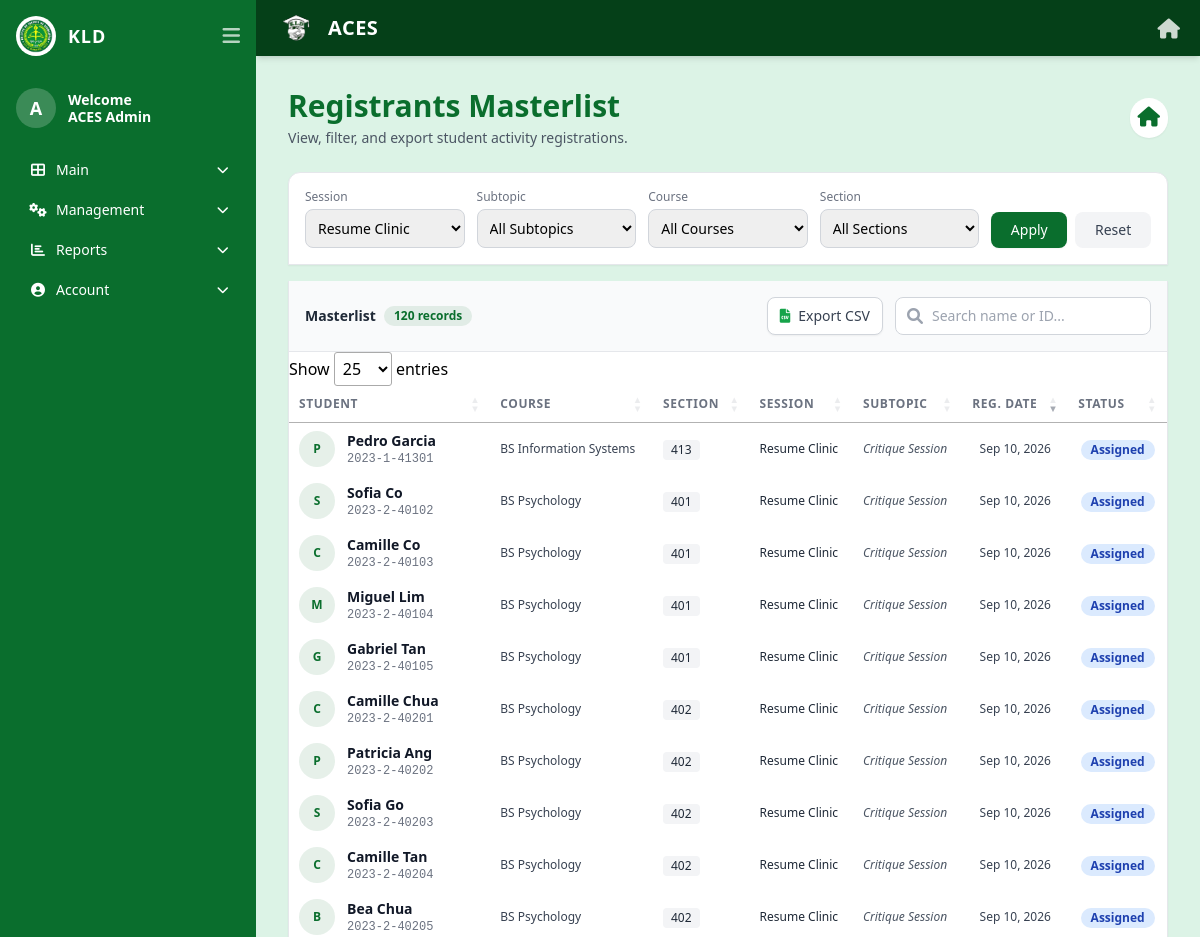
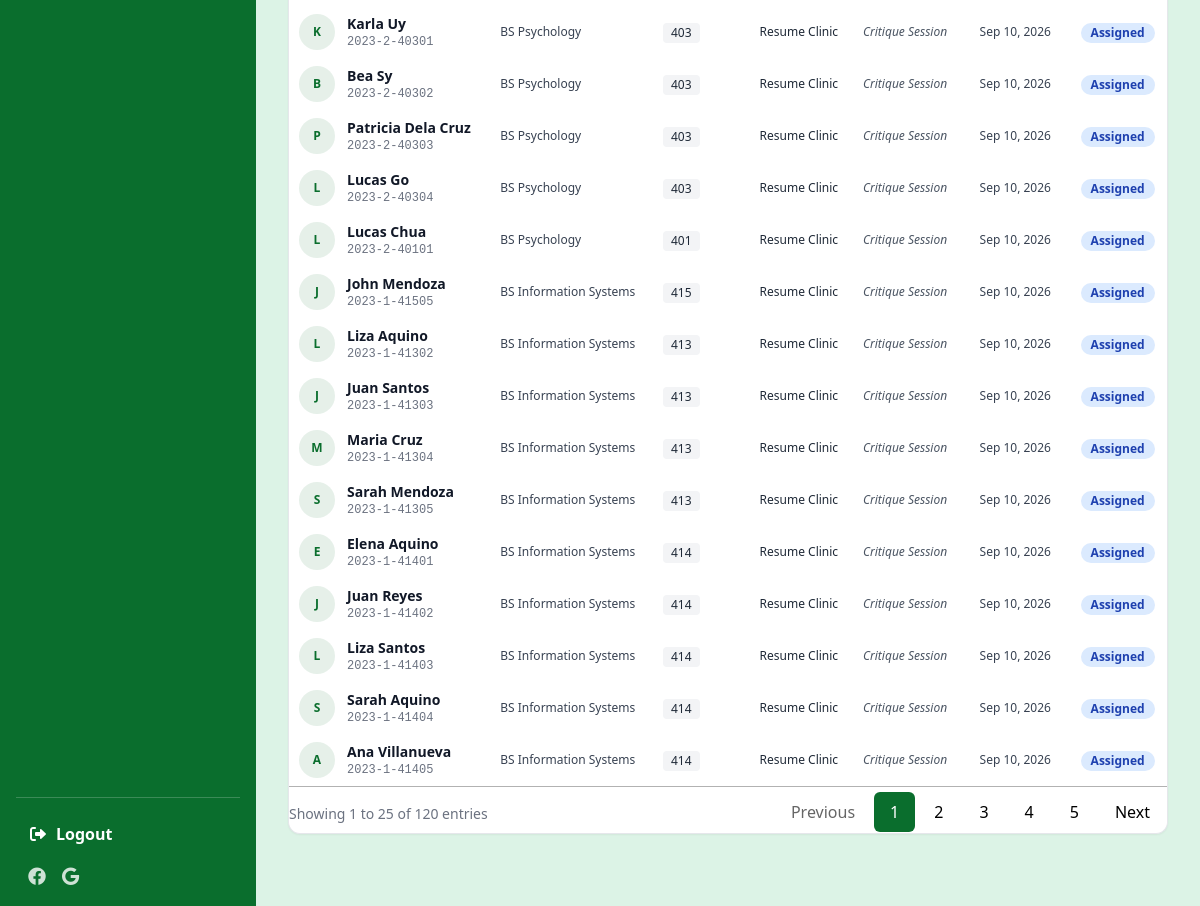
Screenshot of /staff/registrants.php?session_id=5 (signed in) with the database file from the repository (2 pictures, top to bottom).
### tables this page shows
CREATE TABLE `users` (
  `user_id` int(11) NOT NULL,
  `email` varchar(100) NOT NULL,
  `avatar` varchar(255) DEFAULT NULL,
  `password_hash` varchar(255) NOT NULL,
  `is_verified` tinyint(1) NOT NULL DEFAULT 0,
  `verification_token` varchar(64) DEFAULT NULL,
  `verification_expires` datetime DEFAULT NULL,
  `reset_token` varchar(64) DEFAULT NULL,
  `reset_expires` datetime DEFAULT NULL,
  `full_name` varchar(100) NOT NULL,
  `role` enum('student','staff') NOT NULL,
  `staff_role` varchar(50) DEFAULT NULL,
  `is_active` tinyint(1) NOT NULL DEFAULT 1,
  `created_by` int(11) DEFAULT NULL,
  `created_at` datetime DEFAULT current_timestamp(),
  `pending_email` varchar(255) DEFAULT NULL,
  `email_change_pin` varchar(6) DEFAULT NULL,
  `email_pin_expiry` datetime DEFAULT NULL
);

CREATE TABLE `registrations` (
  `registration_id` int(11) NOT NULL,
  `student_id` varchar(50) NOT NULL,
  `session_id` int(11) NOT NULL,
  `subtopic_id` int(11) NOT NULL,
  `status` enum('pending','assigned','auto_assigned') DEFAULT 'pending',
  `registration_date` datetime DEFAULT current_timestamp(),
  `is_attended` tinyint(1) DEFAULT 0
);

CREATE TABLE `students` (
  `student_id` varchar(50) NOT NULL,
  `user_id` int(11) NOT NULL,
  `section` varchar(50) NOT NULL,
  `program` varchar(100) NOT NULL,
  `middle_name` varchar(50) DEFAULT NULL,
  `suffix` varchar(10) DEFAULT NULL,
  `telephone` varchar(20) DEFAULT NULL,
  `mobile` varchar(20) DEFAULT NULL,
  `username` varchar(50) DEFAULT NULL,
  `is_deleted` tinyint(1) DEFAULT 0
);

CREATE TABLE `sessions` (
  `session_id` int(11) NOT NULL,
  `title` varchar(100) NOT NULL,
  `phase` enum('Preparation','Pre-Employment','Career Fair') NOT NULL,
  `date` date NOT NULL,
  `start_time` time NOT NULL,
  `end_time` time NOT NULL,
  `description` text DEFAULT NULL,
  `image_path` varchar(255) DEFAULT NULL,
  `created_by` int(11) NOT NULL,
  `proctor` varchar(100) DEFAULT 'TBA',
  `location` varchar(200) DEFAULT 'TBA',
  `is_deleted` tinyint(1) DEFAULT 0,
  `allow_multiple` tinyint(1) NOT NULL DEFAULT 0
);

CREATE TABLE `subtopics` (
  `subtopic_id` int(11) NOT NULL,
  `session_id` int(11) NOT NULL,
  `title` varchar(100) NOT NULL,
  `description` text DEFAULT NULL,
  `image_path` varchar(255) DEFAULT NULL,
  `capacity` int(11) DEFAULT 30,
  `deadline` datetime DEFAULT NULL,
  `subtopic_date` date DEFAULT NULL,
  `subtopic_start_time` time DEFAULT NULL,
  `subtopic_end_time` time DEFAULT NULL,
  `subtopic_proctor` varchar(100) DEFAULT NULL,
  `subtopic_location` varchar(200) DEFAULT NULL,
  `is_required` tinyint(1) DEFAULT 0,
  `required_for` text DEFAULT NULL,
  `visible_for` text DEFAULT NULL,
  `visible_courses` text DEFAULT NULL,
  `required_courses` text DEFAULT NULL,
  `is_deleted` tinyint(1) DEFAULT 0,
  `attendance_type` enum('physical','module') DEFAULT 'physical'
);

### staff/registrants.php (the view, shortened to what the rows shown need)
<?php
require_once __DIR__ . '/../includes/auth.php';
$sql = "SELECT r.registration_id, r.student_id, r.status, r.registration_date,
               u.full_name, st.program, st.section,
               sub.title as subtopic_title, sub.subtopic_id,
               sess.title as session_title, sess.session_id
        FROM registrations r
        JOIN students st ON r.student_id = st.student_id
        JOIN users u ON st.user_id = u.user_id
        JOIN subtopics sub ON r.subtopic_id = sub.subtopic_id
        JOIN sessions sess ON r.session_id = sess.session_id
        WHERE 1=1";
$params = [];
if (!empty($_GET['session_id'])) { $sql .= " AND r.session_id = ?"; $params[] = $_GET['session_id']; }
$sql .= " ORDER BY r.registration_date DESC";
$stmt = $pdo->prepare($sql);
$stmt->execute($params);
$registrants = $stmt->fetchAll();
?>
<!DOCTYPE html>
<html lang="en" class="h-full">
<head>
    <link rel="stylesheet" href="../assets/css/tailwind.css">
    <link rel="stylesheet" href="https://cdnjs.cloudflare.com/ajax/libs/font-awesome/6.0.0/css/all.min.css">
    <link rel="stylesheet" href="https://cdn.datatables.net/1.13.4/css/jquery.dataTables.min.css">
</head>
<body class="bg-[#dcf3e6] font-sans h-screen flex flex-col md:flex-row">
<?php include '../includes/staff_sidebar.php'; ?>
<div class="flex-1 flex flex-col overflow-hidden">
    <main class="flex-1 p-4 md:p-8 overflow-y-auto no-scrollbar">
        <div class="flex flex-col md:flex-row justify-between items-start md:items-center mb-6 gap-4">
            <div>
                <h1 class="text-3xl font-bold text-[#0a6e2d]">Registrants Masterlist</h1>
            </div>
        </div>
        <div class="bg-white rounded-b-xl shadow-sm border border-t-0 border-gray-200 overflow-hidden mb-10">
            <div class="overflow-x-auto">
                <table id="registrantsTable" class="min-w-full text-left text-sm whitespace-nowrap">
                    <thead class="bg-white border-b border-gray-200">
                        <tr class="text-gray-500 font-semibold uppercase tracking-wider text-xs">
                            <th class="py-4 px-6">Student</th>
                            <th class="py-4 px-4">Course</th>
                            <th class="py-4 px-4">Section</th>
                            <th class="py-4 px-4">Session</th>
                            <th class="py-4 px-4">Subtopic</th>
                            <th class="py-4 px-4 text-center">Reg. Date</th>
                            <th class="py-4 px-6 text-center">Status</th>
                        </tr>
                    </thead>
                    <tbody class="divide-y divide-gray-100 text-gray-700 bg-white">
                        <?php foreach ($registrants as $reg): ?>
                            <tr class="hover:bg-gray-50 transition-colors duration-150">
                                <td class="py-4 px-6">
                                    <div class="flex items-center gap-3">
                                        <div class="h-9 w-9 flex-shrink-0 rounded-full bg-[#0a6e2d]/10 text-[#0a6e2d] flex items-center justify-center font-bold text-xs">
                                            <?= strtoupper(substr($reg['full_name'], 0, 1)) ?>
                                        </div>
                                        <div>
                                            <div class="text-sm font-bold text-gray-900"><?= htmlspecialchars($reg['full_name']) ?></div>
                                            <div class="text-xs text-gray-500 font-mono"><?= htmlspecialchars($reg['student_id']) ?></div>
                                        </div>
                                    </div>
                                </td>
                                <td class="py-4 px-4 text-xs"><?= htmlspecialchars($reg['program']) ?></td>
                                <td class="py-4 px-4">
                                    <span class="inline-flex items-center px-2 py-0.5 rounded text-xs font-medium bg-gray-100 text-gray-800"><?= htmlspecialchars($reg['section']) ?></span>
                                </td>
                                <td class="py-4 px-4 text-xs font-medium text-gray-800"><?= htmlspecialchars($reg['session_title']) ?></td>
                                <td class="py-4 px-4 text-xs text-gray-600 italic"><?= htmlspecialchars($reg['subtopic_title']) ?></td>
                                <td class="py-4 px-4 text-center text-xs"><?= date('M d, Y', strtotime($reg['registration_date'])) ?></td>
                                <td class="py-4 px-6 text-center">
                                    <?php
                                        $statusClass = 'bg-gray-100 text-gray-800';
                                        if ($reg['status'] === 'assigned') $statusClass = 'bg-blue-100 text-blue-800';
                                        elseif ($reg['status'] === 'pending') $statusClass = 'bg-yellow-100 text-yellow-800';
                                    ?>
                                    <span class="inline-flex items-center px-2.5 py-0.5 rounded-full text-xs font-bold <?= $statusClass ?>">
                                        <?= ucfirst($reg['status']) ?>
                                    </span>
                                </td>
                            </tr>
                        <?php endforeach; ?>
                    </tbody>
                </table>
            </div>
        </div>
    </main>
</div>
</body>
</html>

### includes/staff_sidebar.php (shortened to what the rows shown need)
<aside id="staffSidebar" class="hidden md:flex w-64 bg-[#0a6e2d] text-white flex-col p-4 shrink-0 h-screen sticky top-0 transition-all duration-300 overflow-y-auto">
    <div>
        <?php
        $stmt_av = $pdo->prepare("SELECT full_name, avatar FROM users WHERE user_id = ?");
        $stmt_av->execute([$_SESSION['user_id']]);
        $sb_user = $stmt_av->fetch();
        $sb_name = $sb_user['full_name'] ?? $staff_name;
        $sb_avatar = $sb_user['avatar'] ?? null;
        ?>
        <div class="mb-6 sidebar-text flex items-center gap-3">
            <?php if (!empty($sb_avatar)): ?>
                <img src="../<?= htmlspecialchars($sb_avatar) ?>" alt="Avatar" class="h-10 w-10 rounded-full object-cover border-2 border-white/30 shadow-sm shrink-0">
            <?php else: ?>
                <div class="h-10 w-10 rounded-full bg-white/20 text-white flex items-center justify-center font-bold text-lg border-2 border-white/30 shrink-0">
                    <?= strtoupper(substr($sb_name, 0, 1)) ?>
                </div>
            <?php endif; ?>
            <div class="min-w-0">
                <h2 class="text-sm font-bold leading-tight">Welcome<br><?= htmlspecialchars($sb_name) ?></h2>
            </div>
        </div>
    </div>
</aside>

### rows the page displays
users: full_name "A", full_name "ACES Admin"
registrations: users.full_name "P", users.full_name "Pedro Garcia", student "2023-1-41301", student.program "BS Information Systems", student.section "413", session.title "Resume Clinic", subtopic.title "Critique Session", registration_date "Sep 10, 2026", status "Assigned"
registrations: users.full_name "S", users.full_name "Sofia Co", student "2023-2-40102", student.program "BS Psychology", student.section "401", session.title "Resume Clinic", subtopic.title "Critique Session", registration_date "Sep 10, 2026", status "Assigned"
registrations: users.full_name "C", users.full_name "Camille Co", student "2023-2-40103", student.program "BS Psychology", student.section "401", session.title "Resume Clinic", subtopic.title "Critique Session", registration_date "Sep 10, 2026", status "Assigned"
registrations: users.full_name "M", users.full_name "Miguel Lim", student "2023-2-40104", student.program "BS Psychology", student.section "401", session.title "Resume Clinic", subtopic.title "Critique Session", registration_date "Sep 10, 2026", status "Assigned"
registrations: users.full_name "G", users.full_name "Gabriel Tan", student "2023-2-40105", student.program "BS Psychology", student.section "401", session.title "Resume Clinic", subtopic.title "Critique Session", registration_date "Sep 10, 2026", status "Assigned"
registrations: users.full_name "C", users.full_name "Camille Chua", student "2023-2-40201", student.program "BS Psychology", student.section "402", session.title "Resume Clinic", subtopic.title "Critique Session", registration_date "Sep 10, 2026", status "Assigned"
registrations: users.full_name "P", users.full_name "Patricia Ang", student "2023-2-40202", student.program "BS Psychology", student.section "402", session.title "Resume Clinic", subtopic.title "Critique Session", registration_date "Sep 10, 2026", status "Assigned"
registrations: users.full_name "S", users.full_name "Sofia Go", student "2023-2-40203", student.program "BS Psychology", student.section "402", session.title "Resume Clinic", subtopic.title "Critique Session", registration_date "Sep 10, 2026", status "Assigned"
registrations: users.full_name "C", users.full_name "Camille Tan", student "2023-2-40204", student.program "BS Psychology", student.section "402", session.title "Resume Clinic", subtopic.title "Critique Session", registration_date "Sep 10, 2026", status "Assigned"
registrations: users.full_name "B", users.full_name "Bea Chua", student "2023-2-40205", student.program "BS Psychology", student.section "402", session.title "Resume Clinic", subtopic.title "Critique Session", registration_date "Sep 10, 2026", status "Assigned"
registrations: users.full_name "K", users.full_name "Karla Uy", student "2023-2-40301", student.program "BS Psychology", student.section "403", session.title "Resume Clinic", subtopic.title "Critique Session", registration_date "Sep 10, 2026", status "Assigned"
registrations: users.full_name "B", users.full_name "Bea Sy", student "2023-2-40302", student.program "BS Psychology", student.section "403", session.title "Resume Clinic", subtopic.title "Critique Session", registration_date "Sep 10, 2026", status "Assigned"
registrations: users.full_name "P", users.full_name "Patricia Dela Cruz", student "2023-2-40303", student.program "BS Psychology", student.section "403", session.title "Resume Clinic", subtopic.title "Critique Session", registration_date "Sep 10, 2026", status "Assigned"
registrations: users.full_name "L", users.full_name "Lucas Go", student "2023-2-40304", student.program "BS Psychology", student.section "403", session.title "Resume Clinic", subtopic.title "Critique Session", registration_date "Sep 10, 2026", status "Assigned"
registrations: users.full_name "L", users.full_name "Lucas Chua", student "2023-2-40101", student.program "BS Psychology", student.section "401", session.title "Resume Clinic", subtopic.title "Critique Session", registration_date "Sep 10, 2026", status "Assigned"
registrations: users.full_name "J", users.full_name "John Mendoza", student "2023-1-41505", student.program "BS Information Systems", student.section "415", session.title "Resume Clinic", subtopic.title "Critique Session", registration_date "Sep 10, 2026", status "Assigned"
registrations: users.full_name "L", users.full_name "Liza Aquino", student "2023-1-41302", student.program "BS Information Systems", student.section "413", session.title "Resume Clinic", subtopic.title "Critique Session", registration_date "Sep 10, 2026", status "Assigned"
registrations: users.full_name "J", users.full_name "Juan Santos", student "2023-1-41303", student.program "BS Information Systems", student.section "413", session.title "Resume Clinic", subtopic.title "Critique Session", registration_date "Sep 10, 2026", status "Assigned"
registrations: users.full_name "M", users.full_name "Maria Cruz", student "2023-1-41304", student.program "BS Information Systems", student.section "413", session.title "Resume Clinic", subtopic.title "Critique Session", registration_date "Sep 10, 2026", status "Assigned"
registrations: users.full_name "S", users.full_name "Sarah Mendoza", student "2023-1-41305", student.program "BS Information Systems", student.section "413", session.title "Resume Clinic", subtopic.title "Critique Session", registration_date "Sep 10, 2026", status "Assigned"
registrations: users.full_name "E", users.full_name "Elena Aquino", student "2023-1-41401", student.program "BS Information Systems", student.section "414", session.title "Resume Clinic", subtopic.title "Critique Session", registration_date "Sep 10, 2026", status "Assigned"
registrations: users.full_name "J", users.full_name "Juan Reyes", student "2023-1-41402", student.program "BS Information Systems", student.section "414", session.title "Resume Clinic", subtopic.title "Critique Session", registration_date "Sep 10, 2026", status "Assigned"
registrations: users.full_name "L", users.full_name "Liza Santos", student "2023-1-41403", student.program "BS Information Systems", student.section "414", session.title "Resume Clinic", subtopic.title "Critique Session", registration_date "Sep 10, 2026", status "Assigned"
registrations: users.full_name "S", users.full_name "Sarah Aquino", student "2023-1-41404", student.program "BS Information Systems", student.section "414", session.title "Resume Clinic", subtopic.title "Critique Session", registration_date "Sep 10, 2026", status "Assigned"
registrations: users.full_name "A", users.full_name "Ana Villanueva", student "2023-1-41405", student.program "BS Information Systems", student.section "414", session.title "Resume Clinic", subtopic.title "Critique Session", registration_date "Sep 10, 2026", status "Assigned"

### other values shown
count($registrants) "120"
form field session_id "Resume Clinic"
